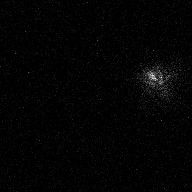
#> input picture images/speckle1.jpg, 192 x 192 px
$ python -i idan.py   (imports and definitions only)
#> lines starting #> are read from the running program, lines starting #| are printed output that depends on the picture
#> further down, picture is the input picture: shape (192, 192); min 0, max 252, mean 4
import numpy as np
import scipy as sp
from scipy import optimize as opt


class IDAN:
    """
    IDAN filter. Intensity driven adaptive neighborhood filter.

    further information:
    G. Vasile et al. “Intensity-Driven Adaptive-Neighborhood Technique for Polarimetric and Interferometric
    SAR Parameters Estimation” IEEE TRANSACTIONS ON GEOSCIENCE AND REMOTE SENSING,Vol 44. No. 6, 2006


    :author: Joel Amao
    :param array: The image to filter (2D np.ndarray)
    :type array: float
    :param looks = 1.0: The effective number of looks of the input image.
    :param nmax = 50: The maximum number of neighbours to add
    :param LLMMSE: Activates LLMMSE processing after the region growing
    :type looks: float
    :returns: filtered image
    """
    gui = {'menu': 'SAR|Speckle filter', 'entry': 'IDAN filter'}
    para = [
        {'var': 'looks', 'value': 1.0, 'type': 'float', 'range': [1.0, 99.0], 'text': '# of looks'},
        {'var': 'nmax', 'value': 50, 'type': 'int', 'range': [40, 200], 'text': 'Max # of Neighbors'},
        {'var': 'LLMMSE', 'value': True, 'type': 'bool', 'text': 'Activates LLMMSE processing'}
    ]


    def __init__(self, *args, **kwargs):
        self.name = "IDAN FILTER"
        self.nmax = 50
        self.looks = 1.0
        self.LLMMSE = True

        self.blockprocess = True
        self.blocksize = self.nmax * 4
        self.blockoverlap = self.nmax
        # self.nthreads = 1
        # todo: add a mininum nmax parameters
        # todo: test InSAR data

    def filter(self, array, *args, **kwargs):

        MMSEproc = self.LLMMSE
        array[np.isnan(array)] = 0.0
        shape = array.shape
#> shape = (192, 192)
        if len(shape) == 3:
            array = np.abs(array)
            span = np.sum(array ** 2, axis=0)
            array = array[np.newaxis, ...]
        elif len(shape) == 4:
            span = np.abs(np.trace(array, axis1=0, axis2=1))
        else:
            array = np.abs(array)
            span = array ** 2
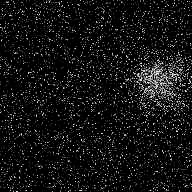
#> span: shape (192, 192); min 0, max 249, mean 21.4
            array = array[np.newaxis, np.newaxis, ...]

        win = np.array([3, 3])
        ldim = array.shape[0:2]
#> ldim = (1, 1)
        rdim = array.shape[2:4]
#> rdim = (192, 192)
        nmax = self.nmax
        nlook = 1 / (np.sqrt(self.looks)) / 3.0

        # ==============================================================================
        # 1.1 Rough estimation of the seed value
        # ==============================================================================

        intensities = np.zeros((ldim[0], rdim[0], rdim[1]), dtype=np.float32)
        med_arr = np.zeros_like(intensities)
        for i in range(ldim[0]):
            intensities[i, :] = array[i, i, :, :].real
            med_arr[i, :] = sp.ndimage.filters.median_filter(intensities[i, :], size=win)

        data = array
        ldim = data.shape[0:2]
        rdim = data.shape[2:4]
        maxp = rdim[0] * rdim[1]
#> maxp = 36864

        mask_vec = np.zeros(shape=[maxp, nmax], dtype=np.int64)
        background = np.zeros_like(mask_vec)
        nnList = np.zeros((maxp, 1), dtype=np.int64)

        # k = (xx)*rdim[1] + (yy)

        # ==============================================================================
        # 1.2 Region growing
        # ==============================================================================

        thres = 2 * nlook
        intensities = intensities.reshape((ldim[0], maxp))
        med_arr = med_arr.reshape(ldim[0], maxp)
        neighbours = [1, -1, -rdim[1], rdim[1], rdim[1] + 1, rdim[1] - 1, -rdim[1] + 1, -rdim[1] - 1]
#> neighbours = [1, -1, -192, 192, 193, 191, -191, -193]

        for k in range(maxp):
            stack = [(k)]
            nn = 0
            bg_nn = 0
            while stack:
                y = stack.pop(0)
                nnList[k] = nn
                if nn == 0:
                    mask_vec[k, 0] = y

                for dy in neighbours:
                    ny = y + dy
                    # and >>> and
                    if (not (ny in background[k, :]) and 0 <= ny and not (
                        ny in mask_vec[k, :]) and nn < nmax and ny < maxp):

                        up = np.abs(intensities[:, ny] - med_arr[:, k])
                        down = np.maximum(np.abs(med_arr[:, k]), 1e-10)
                        sum = (up / down).sum()

                        if (sum <= thres):
                            stack.append(ny)
                            if nn < nmax:
                                nn += 1
                            if nn < nmax:
                                mask_vec[k, nn] = ny
                        else:
                            if bg_nn < nmax:
                                background[k, bg_nn] = ny
                                bg_nn += 1

        # ==============================================================================
        # 2.1 Refined estimation of the seed value
        # ==============================================================================
        dataV = data.reshape(ldim[0], ldim[1], maxp)
        updatedSeed = np.zeros_like(med_arr)

        for k in range(maxp):
            for i in range(ldim[0]):
                if np.where(mask_vec[k, :] > 0)[0].size > 0:
                    updatedSeed[i, k] = np.mean(dataV[i, i, mask_vec[k, :][np.where(mask_vec[k, :] > 0)]].real)

        # ==============================================================================
        # 2.2 Reinspection of the background pixels
        # ==============================================================================
        thres = 6 * nlook

        for k in range(maxp):
            if nnList[k] < nmax:
                stack = background[k][np.where(background[k] > 0)].tolist()
                while stack:
                    nnList[k] += 1
                    y = stack.pop(0)
                    up = np.abs(intensities[:, y] - updatedSeed[:, k])
                    down = np.maximum(np.abs(updatedSeed[:, k]), 1e-10)
                    sum = (up / down).sum()
                    if (sum <= thres):
                        if nnList[k] < nmax:
                            mask_vec[k, nnList[k]] = y

        # ==============================================================================
        # 3.1 Parameter estimation
        # ==============================================================================
        avg = np.zeros(shape=[ldim[0], ldim[1], maxp], dtype=np.complex64)

        for k in range(maxp):
            for i in range(ldim[0]):
                for j in range(ldim[1]):
                    if np.where(mask_vec[k, :] > 0)[0].size > 0:
                        idx = mask_vec[k, :][np.where(mask_vec[k, :] > 0)]
                        avg[i, j, k] = np.mean(dataV[i, j, idx])
                    else:
                        avg[i, j, k] = dataV[i, j, k]

        # Calculates the squared mean of the array (marr) and the mean squared array (m2arr)
        m2arr = sp.ndimage.filters.uniform_filter(span ** 2, size=win)
        marr = sp.ndimage.filters.uniform_filter(span, size=win)
        # Variance within window, follows the identity Var(x) = E(x**2) - [E(X)]**2
        vary = (m2arr - marr ** 2).clip(1e-10)
        # Standard deviation within window
        stdDev = np.sqrt(vary)
        # cu and ci are the main parameters of the weight function w
        cu = np.sqrt(1 / self.looks)
        ci = (stdDev / marr)

        # Clipped weighted function
        w = (1 - ((cu ** 2) / (ci ** 2))).clip(0) / ((1 + (cu ** 2)).clip(1e-10))
        w = w.reshape(maxp)

        # LLMMSE
        if MMSEproc:
            LLMMSE = np.zeros_like(avg, dtype=np.complex64)
            for k in range(maxp):
                for i in range(ldim[0]):
                    for j in range(ldim[1]):
                        LLMMSE[i, j, k] = avg[i, j, k] + w[k] * (dataV[i, j, k] - avg[i, j, k])
            LLMMSE = LLMMSE.reshape(ldim[0], ldim[1], rdim[0], rdim[1])
            return np.squeeze(LLMMSE)
        else:
            # Reshaping the array and removing the borders
            avg = avg.reshape(ldim[0], ldim[1], rdim[0], rdim[1])
            return np.squeeze(avg)


def idan(*args, **kwargs):
    return IDAN(*args, **kwargs).filter(*args, **kwargs)

>>> import cv2
>>> picture = cv2.imread('images/speckle1.jpg', cv2.IMREAD_GRAYSCALE)
#> (the run stopped early here; a loop or call above may not have finished)
